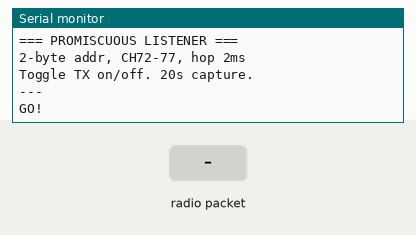
This sketch was run on a simulated Arduino Uno, built with avr-gcc and run on an emulated ATmega328P. Shown: the last lines printed to the serial monitor. The inputs (shaded band) are chosen by the test bench. No radio packets arrive unless stated.

Above: at 1.7 s.
1.8 s: radio packet "1" arrives
At 2.9 s:
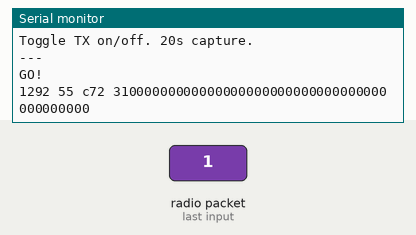
3.3 s: radio packet "0" arrives
At 4.1 s:
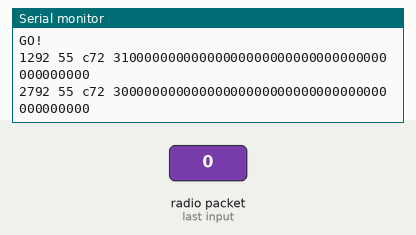
4.8 s: radio packet "2" arrives
At 5.2 s:
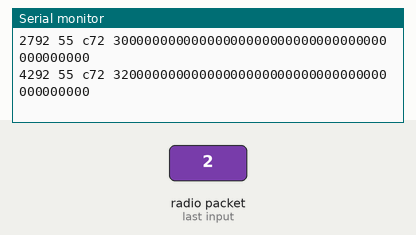

The sketch:

19_promisc_listen.ino
```cpp
// Pseudo-promiscuous listener — 2-byte address 0xAA to catch anything
// Will get noise but also any real packet on CH 72-77

#include <SPI.h>
#include <RF24.h>

RF24 radio(9, 10);

static const uint8_t channels[] = {72, 73, 74, 75, 76, 77};
static const uint8_t NUM_CH = 6;

// 2-byte "promiscuous" addresses that match common bit patterns
static const uint8_t ADDR_AA[] = {0xAA, 0xAA, 0x00, 0x00, 0x00};  // matches 10101010...
static const uint8_t ADDR_55[] = {0x55, 0x55, 0x00, 0x00, 0x00};  // matches 01010101...

static uint8_t ch_idx = 0;
static uint32_t pkt_count = 0;
static uint32_t start_ms = 0;

void setup() {
  Serial.begin(115200);
  delay(500);

  Serial.println(F("=== PROMISCUOUS LISTENER ==="));
  Serial.println(F("2-byte addr, CH72-77, hop 2ms"));
  Serial.println(F("Toggle TX on/off. 20s capture."));
  Serial.println(F("---"));

  if (!radio.begin()) {
    Serial.println(F("RADIO FAIL"));
    while(1);
  }

  radio.setDataRate(RF24_1MBPS);
  radio.setCRCLength(RF24_CRC_DISABLED);
  radio.setAutoAck(false);
  radio.setPayloadSize(32);
  radio.setAddressWidth(2);
  radio.setPALevel(RF24_PA_MAX);

  // Two pipes with different "promiscuous" address prefixes
  radio.openReadingPipe(0, ADDR_AA);
  radio.openReadingPipe(1, ADDR_55);

  radio.setChannel(channels[0]);
  radio.startListening();

  start_ms = millis();
  Serial.println(F("GO!"));
}

void loop() {
  uint32_t now = millis();

  if (now - start_ms > 20000) {
    radio.stopListening();
    Serial.println(F("---"));
    Serial.print(F("DONE. Pkts: "));
    Serial.println(pkt_count);
    while(1);
  }

  // Hop every 2ms
  static uint32_t last_hop = 0;
  if (now - last_hop >= 2) {
    ch_idx = (ch_idx + 1) % NUM_CH;
    radio.stopListening();
    radio.setChannel(channels[ch_idx]);
    radio.startListening();
    last_hop = now;
  }

  uint8_t pipe;
  while (radio.available(&pipe)) {
    uint8_t buf[32];
    radio.read(buf, 32);
    pkt_count++;

    // Only print first 100 packets to avoid flooding
    if (pkt_count <= 100) {
      uint32_t t = now - start_ms;
      Serial.print(t);
      Serial.print(pipe == 0 ? F(" AA") : F(" 55"));
      Serial.print(F(" c"));
      Serial.print(channels[ch_idx]);
      Serial.print(' ');
      for (uint8_t i = 0; i < 22; i++) {
        if (buf[i] < 0x10) Serial.print('0');
        Serial.print(buf[i], HEX);
      }
      Serial.println();
    } else if (pkt_count % 500 == 0) {
      Serial.print(F("["));
      Serial.print(pkt_count);
      Serial.println(F(" pkts]"));
    }
  }
}
```

Measured:
- after the input at 1.8 s, the serial monitor: prints a new line at once (image 1)
- after the input at 3.3 s, the serial monitor: prints a new line at once (image 2)
- after the input at 4.8 s, the serial monitor: prints a new line at once (image 3)
